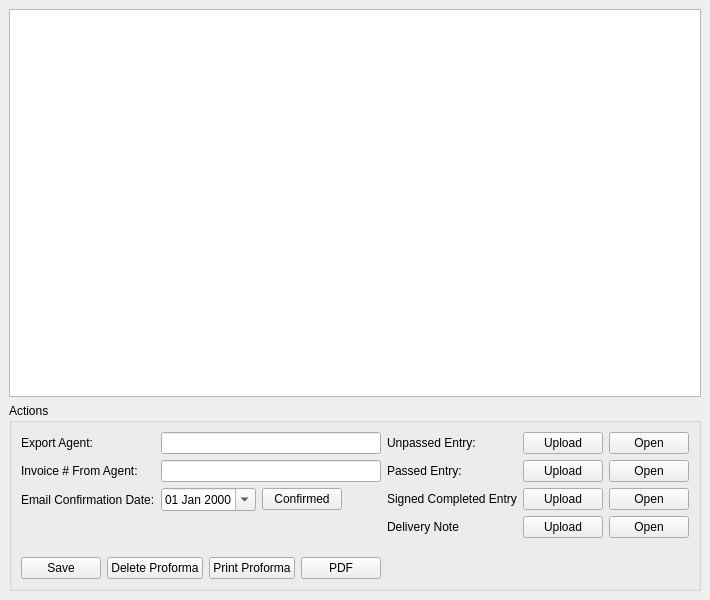
<?xml version="1.0" encoding="UTF-8"?>
<ui version="4.0">
 <class>ProformaList</class>
 <widget class="QMainWindow" name="ProformaList">
  <property name="geometry">
   <rect>
    <x>0</x>
    <y>0</y>
    <width>686</width>
    <height>600</height>
   </rect>
  </property>
  <property name="windowTitle">
   <string>Proformas</string>
  </property>
  <property name="windowIcon">
   <iconset resource="../../home/src/res.qrc">
    <normaloff>:/images/Rename.png</normaloff>:/images/Rename.png</iconset>
  </property>
  <widget class="QWidget" name="centralwidget">
   <layout class="QVBoxLayout" name="verticalLayout_2">
    <item>
     <widget class="CustomQueryView" name="trvProformas">
      <property name="sizePolicy">
       <sizepolicy hsizetype="Expanding" vsizetype="Expanding">
        <horstretch>0</horstretch>
        <verstretch>3</verstretch>
       </sizepolicy>
      </property>
     </widget>
    </item>
    <item>
     <widget class="QGroupBox" name="groupBox">
      <property name="title">
       <string>Actions</string>
      </property>
      <layout class="QHBoxLayout" name="horizontalLayout_2">
       <item>
        <layout class="QVBoxLayout" name="verticalLayout">
         <item>
          <layout class="QGridLayout" name="gridLayout_2">
           <item row="2" column="0">
            <widget class="QLabel" name="label_3">
             <property name="text">
              <string>Email Confirmation Date:</string>
             </property>
            </widget>
           </item>
           <item row="0" column="0">
            <widget class="QLabel" name="label">
             <property name="text">
              <string>Export Agent:</string>
             </property>
            </widget>
           </item>
           <item row="1" column="0">
            <widget class="QLabel" name="label_2">
             <property name="text">
              <string>Invoice # From Agent:</string>
             </property>
            </widget>
           </item>
           <item row="1" column="1" colspan="4">
            <widget class="QLineEdit" name="txtAgentInvoiceNo"/>
           </item>
           <item row="0" column="1" colspan="4">
            <widget class="QLineEdit" name="txtExportAgent"/>
           </item>
           <item row="2" column="1">
            <widget class="QDateEdit" name="dtpConfirmationDate">
             <property name="displayFormat">
              <string>dd MMM yyyy</string>
             </property>
             <property name="calendarPopup">
              <bool>true</bool>
             </property>
            </widget>
           </item>
           <item row="2" column="3">
            <spacer name="horizontalSpacer_2">
             <property name="orientation">
              <enum>Qt::Horizontal</enum>
             </property>
             <property name="sizeHint" stdset="0">
              <size>
               <width>40</width>
               <height>20</height>
              </size>
             </property>
            </spacer>
           </item>
           <item row="4" column="1">
            <spacer name="verticalSpacer_2">
             <property name="orientation">
              <enum>Qt::Vertical</enum>
             </property>
             <property name="sizeHint" stdset="0">
              <size>
               <width>20</width>
               <height>40</height>
              </size>
             </property>
            </spacer>
           </item>
           <item row="2" column="2">
            <widget class="QPushButton" name="cmdConfirmed">
             <property name="text">
              <string>Confirmed</string>
             </property>
            </widget>
           </item>
          </layout>
         </item>
         <item>
          <layout class="QHBoxLayout" name="horizontalLayout">
           <item>
            <widget class="QPushButton" name="cmdSave">
             <property name="text">
              <string>Save</string>
             </property>
            </widget>
           </item>
           <item>
            <widget class="QPushButton" name="cmdDeleteProforma">
             <property name="text">
              <string>Delete Proforma</string>
             </property>
            </widget>
           </item>
           <item>
            <widget class="QPushButton" name="cmdPrintProforma">
             <property name="text">
              <string>Print Proforma</string>
             </property>
            </widget>
           </item>
           <item>
            <widget class="QPushButton" name="cmdPDF">
             <property name="text">
              <string>PDF</string>
             </property>
            </widget>
           </item>
           <item>
            <spacer name="horizontalSpacer">
             <property name="orientation">
              <enum>Qt::Horizontal</enum>
             </property>
             <property name="sizeHint" stdset="0">
              <size>
               <width>40</width>
               <height>20</height>
              </size>
             </property>
            </spacer>
           </item>
          </layout>
         </item>
        </layout>
       </item>
       <item>
        <layout class="QGridLayout" name="gridLayout">
         <item row="2" column="2">
          <widget class="QPushButton" name="cmdOpenSignedCompletedEntry">
           <property name="text">
            <string>Open</string>
           </property>
          </widget>
         </item>
         <item row="0" column="0">
          <widget class="QLabel" name="label_4">
           <property name="text">
            <string>Unpassed Entry:</string>
           </property>
          </widget>
         </item>
         <item row="3" column="0">
          <widget class="QLabel" name="label_7">
           <property name="text">
            <string>Delivery Note</string>
           </property>
          </widget>
         </item>
         <item row="0" column="2">
          <widget class="QPushButton" name="cmdOpenUnPassedEntry">
           <property name="text">
            <string>Open</string>
           </property>
          </widget>
         </item>
         <item row="1" column="0">
          <widget class="QLabel" name="label_5">
           <property name="text">
            <string>Passed Entry:</string>
           </property>
          </widget>
         </item>
         <item row="1" column="1">
          <widget class="QPushButton" name="cmdUploadPassedEntry">
           <property name="text">
            <string>Upload</string>
           </property>
          </widget>
         </item>
         <item row="0" column="1">
          <widget class="QPushButton" name="cmdUploadUnPassedEntry">
           <property name="text">
            <string>Upload</string>
           </property>
          </widget>
         </item>
         <item row="1" column="2">
          <widget class="QPushButton" name="cmdOpenPassedEntry">
           <property name="text">
            <string>Open</string>
           </property>
          </widget>
         </item>
         <item row="2" column="0">
          <widget class="QLabel" name="label_6">
           <property name="text">
            <string>Signed Completed Entry</string>
           </property>
          </widget>
         </item>
         <item row="2" column="1">
          <widget class="QPushButton" name="cmdUploadSignedCompletedEntry">
           <property name="text">
            <string>Upload</string>
           </property>
          </widget>
         </item>
         <item row="3" column="2">
          <widget class="QPushButton" name="cmdOpenDeliveryNote">
           <property name="text">
            <string>Open</string>
           </property>
          </widget>
         </item>
         <item row="3" column="1">
          <widget class="QPushButton" name="cmdUploadDeliveryNote">
           <property name="text">
            <string>Upload</string>
           </property>
          </widget>
         </item>
         <item row="4" column="0">
          <spacer name="verticalSpacer">
           <property name="orientation">
            <enum>Qt::Vertical</enum>
           </property>
           <property name="sizeHint" stdset="0">
            <size>
             <width>20</width>
             <height>40</height>
            </size>
           </property>
          </spacer>
         </item>
        </layout>
       </item>
      </layout>
     </widget>
    </item>
   </layout>
  </widget>
 </widget>
 <customwidgets>
  <customwidget>
   <class>CustomQueryView</class>
   <extends>QTreeView</extends>
   <header>customqueryview.h</header>
  </customwidget>
 </customwidgets>
 <resources>
  <include location="../../home/src/res.qrc"/>
 </resources>
 <connections/>
</ui>
